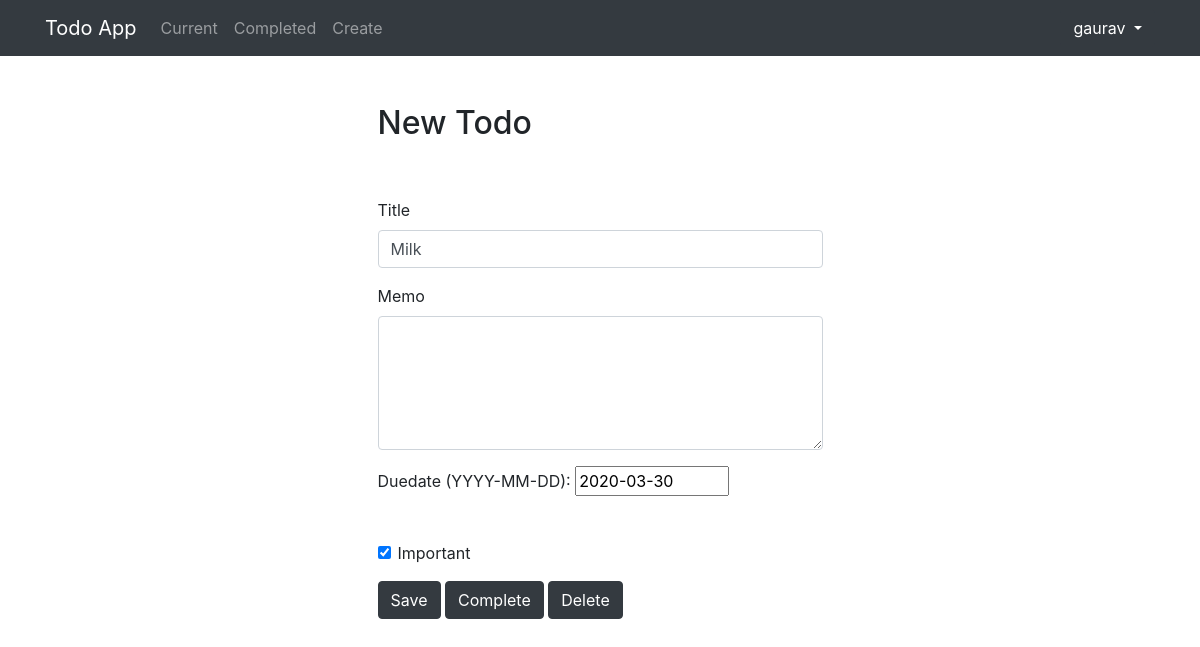
/todo/1 (signed in), run on the app's committed database.
### todolist/models.py (models this page shows, shortened)
class Todo(models.Model):
    title = models.CharField(max_length = 100)
    memo = models.TextField(blank = True)
    created = models.DateTimeField(auto_now_add = True)
    datecompleted = models.DateTimeField(null = True, blank = True)
    important = models.BooleanField(default = False)
    user = models.ForeignKey(User, on_delete=models.CASCADE)
    duedate = models.DateField(auto_now = False, null = True, blank = True)

### todolist/views.py (the view, shortened to what this page needs)
# urls.py: path('todo/<int:todo_pk>', views.viewtodo, name = "viewtodo"),
@login_required
def viewtodo(request, todo_pk):
    todo = get_object_or_404(Todo, pk=todo_pk, user = request.user)
    if request.method == "GET":
        form = TodoForm(instance = todo)
        context = {
            'todo': todo,
            'form': form
        }
        return render(request, 'todolist/viewtodo.html', context)

### todolist/forms.py
class TodoForm(ModelForm):
    class Meta:
        model = Todo
        fields = ['title', 'memo', 'important','duedate']

### todolist/templates/todolist/viewtodo.html (shortened to what this page needs)
{% extends "todolist/base.html" %}
{% block content %}
    <div class="row justify-content-center mt-5">
        <div class="col-md-5">
            <h2>New Todo</h2>
        </div>
    </div>
    <div class="row justify-content-center mt-5">
        <div class="col-md-5">
            <form method="POST">
                <div class="form-group">
                    <label for="title">Title</label>
                    <input type="text" name="title" class="form-control" id="title" value="{{ todo.title }}" required>
                </div>
                <div class="form-group">
                    <label for="memo">Memo</label>
                    <textarea name="memo" rows="5" class="form-control" id="memo" >{{ todo.memo }}</textarea>
                </div>
                <div class="form-group">
                    <label for="id_duedate">Duedate (YYYY-MM-DD):</label>
                    <input type="text" name="duedate" autocomplete="off" value = "{{ todo.duedate|date:'Y-m-j'}}" class="vDateField" size="10" id="id_duedate">
                </div> <br>
                <div class="form-group form-check">
                    <input type="checkbox" name="important" class="form-check-input" id="important" {% if todo.important %}checked{% endif %}>
                    <label class="form-check-label" for="important">Important</label>
                </div>
                <button type="submit" class="btn btn-dark">Save</button>
                <button type="button" class="btn btn-dark" onclick="$('#complete').click()">Complete</button>
                <button type="button" class="btn btn-dark" onclick="$('#delete').click()">Delete</button>
            </form>
        </div>
    </div>
{% endblock %}

### todolist/templates/todolist/base.html (shortened to what this page needs)
{% load static %}
<!doctype html>
<html lang="en">
<head>
    <link rel="stylesheet" href="https://stackpath.bootstrapcdn.com/bootstrap/4.4.1/css/bootstrap.min.css">
</head>
<body>
<nav class="navbar navbar-expand-md navbar-dark bg-dark">
<div class="container">
    {% if user.is_authenticated %}
        <a class="navbar-brand" href="{% url 'currenttodos' %}">
            <span>Todo App</span>
        </a>
    {% else %}
        <a class="navbar-brand" href="{% url 'home' %}">
            <span>Todo App</span>
        </a>
    {% endif %}
    <div class="collapse navbar-collapse" id="navbarNav">
    {% if user.is_authenticated %}
        <ul class="navbar-nav mr-auto">
                <li class="nav-item {{ current }}">
                    <a class="nav-link" href="{% url 'currenttodos' %}">Current</a>
                </li>
                <li class="nav-item {{ completed }}">
                    <a class="nav-link" href="{% url 'completedtodos' %}">Completed</a>
                </li>
                <li class="nav-item {{ create }}">
                    <a class="nav-link" href="{% url 'createtodo' %}">Create</a>
                </li>
        </ul>
    {% endif %}
    <ul class="navbar-nav ml-auto">
            {% if user.is_authenticated %}
                <li class="nav-item">
                    <div class="dropdown">
                        <button class="btn btn-dark dropdown-toggle" type="button" id="dropdownMenuButton" data-toggle="dropdown" aria-haspopup="true" aria-expanded="false">
                            {{ user.username }}
                        </button>
                    </div>
                </li>
            {% endif %}
        </ul>
    </div>
</div>
</nav>
<div class="container">
{% block content %}{% endblock %}
</div>
</body>
</html>

### data on the page
Todo: title "Milk", duedate "2020-03-30", important "☑"

### other printed values
{{ user.username }} "gaurav"
